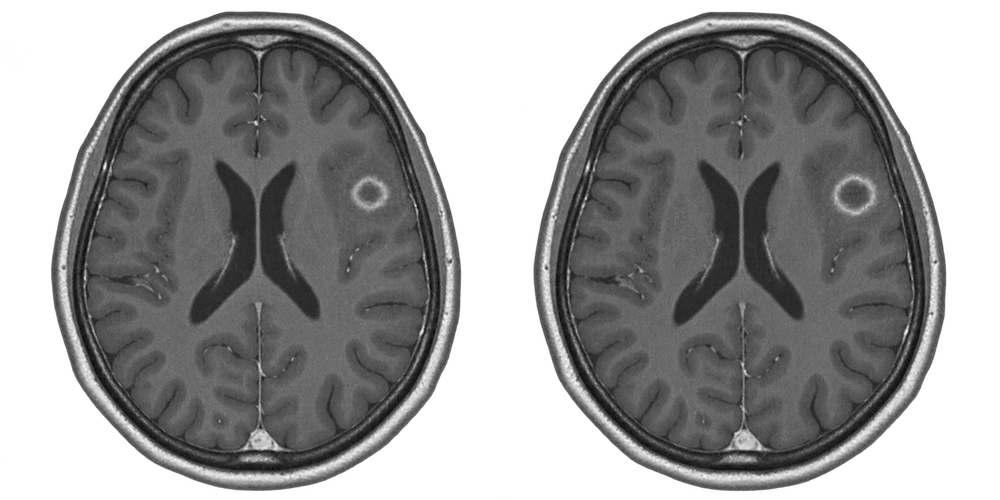
#> input picture docs/manuscript/figures/drafts/fig1_synthetic_mri_v2.png, 1000 x 500 px, shrunk from 1774 x 887 before the run
$ python generate_clinical_figure_drafts.py
#> lines starting #> are read from the running program, lines starting #| are printed output that depends on the picture
"""Create review drafts for a clinically grounded PRISM Figure 1.

The MRI pair is synthetic, illustrative artwork. All cohort names, example values, and methodological claims are
rendered below as editable Matplotlib text. This script writes versioned drafts only and never overwrites cited
manuscript figure assets.
"""
from __future__ import annotations

import argparse
from pathlib import Path

import matplotlib

matplotlib.use("Agg")
import matplotlib.pyplot as plt  # noqa: E402
from matplotlib.patches import FancyBboxPatch, Rectangle  # noqa: E402


INK = "#20303d"
MUTED = "#66727b"
RULE = "#c9d0d4"
PAPER = "#f7f8f8"
IMAGE = "#269f90"
TIMELINE = "#4b7fb7"
ACCENT = "#ee8b27"
WIDTH = 7.2

plt.rcParams.update(
    {
        "font.family": "Liberation Sans",
        "font.size": 7.5,
        "pdf.fonttype": 42,
        "axes.linewidth": 0.7,
    }
)


def label(ax, x, y, text, *, size=7.0, colour=INK, weight="normal", ha="left", va="top", **kwargs):
    return ax.text(x, y, text, fontsize=size, color=colour, weight=weight, ha=ha, va=va, **kwargs)


def card(ax, x, y, width, height, *, face="white", edge=RULE, radius=0.012):
    patch = FancyBboxPatch(
        (x, y),
        width,
        height,
        boxstyle=f"round,pad=0.006,rounding_size={radius}",
        facecolor=face,
        edgecolor=edge,
        linewidth=0.65,
    )
    ax.add_patch(patch)
    return patch


def fig1_clinical(output_dir: Path) -> None:
    """Write the versioned Figure 1 clinical-narrative draft."""
    asset = (
        Path(__file__).resolve().parents[1]
        / "docs/manuscript/figures/drafts/fig1_synthetic_mri_v2.png"
    )
    if not asset.is_file():
        raise FileNotFoundError(f"Synthetic MRI review asset not found: {asset}")

    fig = plt.figure(figsize=(WIDTH, 4.95))
    ax = fig.add_axes([0, 0, 1, 1])
    ax.set(xlim=(0, 1), ylim=(0, 1))
    ax.axis("off")

    label(ax, 0.025, 0.956, "A", size=10, weight="bold")
    label(ax, 0.060, 0.958, "A progression score is more useful when its basis remains visible", size=10, weight="bold")
    label(
        ax,
        0.060,
        0.915,
        "One synthetic follow-up example. The report keeps image evidence and treatment context separate.",
        size=7.2,
        colour=MUTED,
    )
    ax.plot([0.060, 0.955], [0.885, 0.885], color=RULE, lw=0.7)

    # The generated asset supplies only the synthetic clinical texture. The labels and values remain editable text.
    image = plt.imread(asset)
#> image is the input picture: shape (500, 1000, 4) float32; mean R, G, B, A 0.226, 0.226, 0.227, 0.61
    iax = fig.add_axes([0.060, 0.500, 0.300, 0.330])
    iax.imshow(image)
    iax.axis("off")
    label(ax, 0.120, 0.485, "Earlier scan", size=7.0, colour=MUTED, ha="center")
    label(ax, 0.302, 0.485, "Current scan", size=7.0, colour=MUTED, ha="center")
    label(ax, 0.060, 0.450, "Synthetic MRI illustration, not a patient image", size=6.5, colour=MUTED, style="italic")

    label(ax, 0.060, 0.415, "Treatment course", size=7.4, weight="bold")
    line_y = 0.355
    ax.plot([0.072, 0.350], [line_y, line_y], color=INK, lw=0.8)
    for x, event in ((0.092, "surgery"), (0.177, "chemoradiotherapy"), (0.332, "scan")):
        ax.plot([x, x], [line_y - 0.015, line_y + 0.015], color=INK, lw=1.4 if event == "scan" else 0.8)
        label(ax, x, 0.316, event, size=6.4, colour=MUTED, ha="center", va="center")
    ax.add_patch(Rectangle((0.134, line_y - 0.010), 0.097, 0.020, facecolor="#d9dee1", edgecolor="none"))
    label(ax, 0.332, 0.277, "8 weeks after radiotherapy", size=6.6, colour=MUTED, ha="center")

    # Evidence is the visual centre: no generic module stack, just the two sources the reader must distinguish.
    card(ax, 0.402, 0.255, 0.248, 0.580, face=PAPER, edge="#dde3e6")
    label(ax, 0.422, 0.805, "What PRISM keeps separate", size=8.0, weight="bold")
    label(ax, 0.422, 0.772, "Two sources can support a score differently.", size=6.7, colour=MUTED)

    card(ax, 0.422, 0.605, 0.208, 0.115, face="white", edge="#cae7e2")
    ax.add_patch(Rectangle((0.422, 0.605), 0.008, 0.115, facecolor=IMAGE, edgecolor="none"))
    label(ax, 0.444, 0.695, "Image evidence", size=7.4, weight="bold")
    label(ax, 0.444, 0.665, "Enhancing volume increased", size=6.5, colour=MUTED)
    label(ax, 0.444, 0.630, "Image score", size=6.3, colour=MUTED)
    label(ax, 0.610, 0.630, "0.64", size=7.2, weight="bold", ha="right", colour=IMAGE)

    card(ax, 0.422, 0.445, 0.208, 0.115, face="white", edge="#cedbed")
    ax.add_patch(Rectangle((0.422, 0.445), 0.008, 0.115, facecolor=TIMELINE, edgecolor="none"))
    label(ax, 0.444, 0.535, "Treatment context", size=7.4, weight="bold")
    label(ax, 0.444, 0.505, "Early after radiotherapy", size=6.5, colour=MUTED)
    label(ax, 0.444, 0.470, "Timeline score", size=6.3, colour=MUTED)
    label(ax, 0.610, 0.470, "0.21", size=7.2, weight="bold", ha="right", colour=TIMELINE)

    ax.plot([0.438, 0.614], [0.398, 0.398], color=ACCENT, lw=1.8)
    label(ax, 0.526, 0.372, "The pathways disagree", size=7.1, weight="bold", ha="center", colour=ACCENT)
    label(ax, 0.526, 0.342, "The report makes the disagreement", size=6.3, ha="center", colour=MUTED)
    label(ax, 0.526, 0.318, "visible instead of hiding it in one score.", size=6.3, ha="center", colour=MUTED)

    # The report reads as a clean clinical artifact, with record checking as a small provenance detail.
    card(ax, 0.690, 0.255, 0.265, 0.580, face="white", edge=INK)
    label(ax, 0.712, 0.804, "Report for this scan", size=8.0, weight="bold", family="Liberation Serif")
    label(ax, 0.933, 0.802, "SYNTHETIC", size=6.3, colour=MUTED, ha="right")
    ax.plot([0.712, 0.933], [0.753, 0.753], color=RULE, lw=0.7)
    report_lines = (
        ("Image evidence", ("Enhancing volume increased", "from the earlier scan.")),
        ("Treatment context", ("This scan is early after radiotherapy.",)),
        ("Pathways", ("Image and timeline scores disagree.",)),
        ("Evidence in this situation", ("Few comparable scans were available.",)),
    )
    y = 0.718
    for heading, sentences in report_lines:
        label(ax, 0.712, y, heading, size=6.8, weight="bold", family="Liberation Serif")
        for index, sentence in enumerate(sentences):
            label(ax, 0.712, y - 0.029 - 0.020 * index, sentence, size=6.2, colour="#3d464d", family="Liberation Serif")
        y -= 0.105 if len(sentences) == 1 else 0.125
    ax.plot([0.712, 0.933], [0.324, 0.324], color=RULE, lw=0.6)
    label(ax, 0.712, 0.302, "Each statement is checked against", size=6.2, colour=MUTED, style="italic")
    label(ax, 0.712, 0.281, "the source record.", size=6.2, colour=MUTED, style="italic")

    # Study-design strip gives the figure a quiet but direct connection to the external-validation claim.
    ax.plot([0.060, 0.955], [0.206, 0.206], color=RULE, lw=0.7)
    steps = (
        (0.060, "Developed on MU", "public development cohort"),
        (0.305, "Models fixed", "before external scoring"),
        (0.525, "Validated externally", "LUMIERE and UCSF"),
        (0.765, "Reports checked", "against source records"),
    )
    arrow_positions = ((0.250, 0.273), (0.475, 0.498), (0.710, 0.733))
    for i, (x, heading, detail) in enumerate(steps):
        label(ax, x, 0.165, heading, size=7.0, weight="bold")
        label(ax, x, 0.135, detail, size=6.4, colour=MUTED)
        if i < len(steps) - 1:
            start, end = arrow_positions[i]
            ax.plot([start, end], [0.158, 0.158], color=RULE, lw=1.0)
            ax.plot([end], [0.158], marker=">", color=RULE, ms=3)

    fig.savefig(output_dir / "fig1_clinical_v2.pdf", bbox_inches=None, facecolor="white")
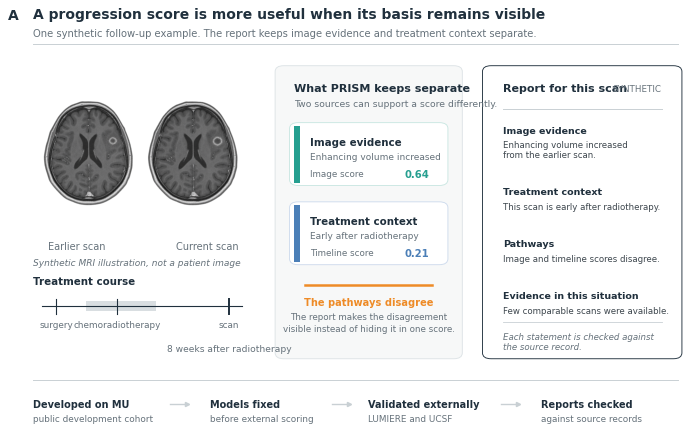
#> figure drawn by matplotlib, 2 panels
    fig.savefig(output_dir / "fig1_clinical_v2.png", dpi=300, bbox_inches=None, facecolor="white")
    plt.close(fig)


def main() -> None:
    parser = argparse.ArgumentParser()
    parser.add_argument("--output-dir", type=Path, default=Path("docs/manuscript/figures/drafts"))
    args = parser.parse_args()
    args.output_dir.mkdir(parents=True, exist_ok=True)
    fig1_clinical(args.output_dir)


if __name__ == "__main__":
    main()
